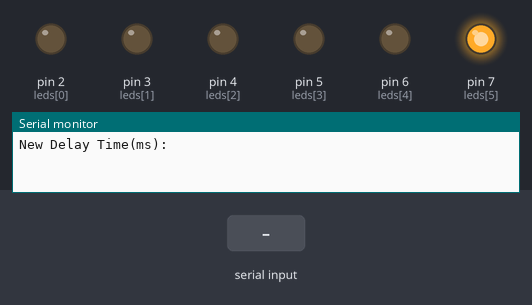
Bench run of a sketch on a simulated Arduino Uno, built with avr-gcc and run on an emulated ATmega328P. On the bench: output pins drawn as LEDs (lit = HIGH), the last lines printed to the serial monitor. Dashed ring = blinking. Inputs (shaded band) come from the test bench.

Above: at 1.2 s.
1.3 s: "30,150\n" received over Serial
At 2.67 s:
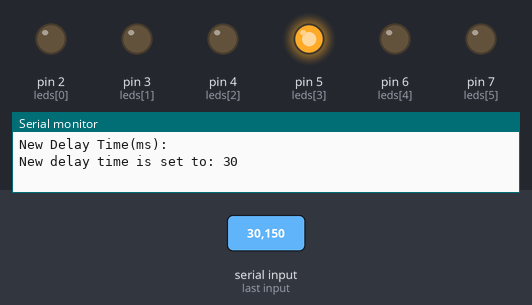
4.3 s: "90,45\n" received over Serial
At 5.64 s:
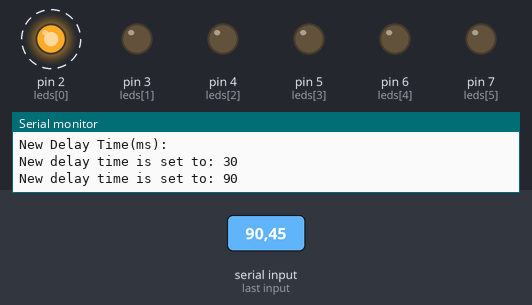
7.3 s: "5\n" received over Serial
At 8.21 s:
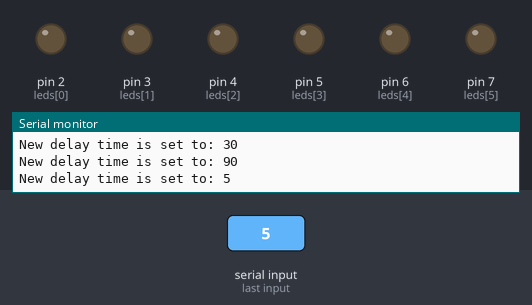
Timing chart, 0 to 16.3 s (numbered marks = the images above; inputs shaded):
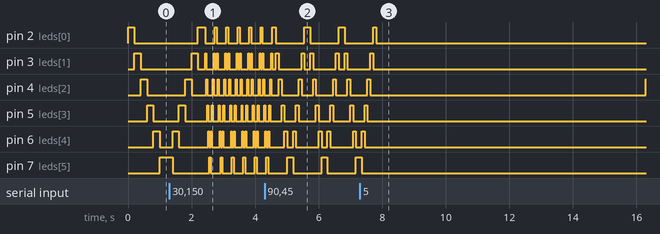

The sketch:

Ard-Seq-Led.ino
```cpp
int leds[] = {2, 3, 4, 5, 6, 7};
int delay_time = 200;
void setup() {
  for(int i = 0; i < 6; i++){
    pinMode(leds[i], OUTPUT);
  }

  Serial.begin(9600);
  Serial.println("New Delay Time(ms): ");
}

void loop() {
  if(Serial.available() > 0){
    int new_delay_time = Serial.parseInt();

    if(new_delay_time > 0){
      delay_time = new_delay_time;
      Serial.print("New delay time is set to: ");
      Serial.println(delay_time);
    }

    while(Serial.available() > 0){
      Serial.read();
    }
  }

  for(int i = 0; i < 6; i++){
    digitalWrite(leds[i], HIGH);
    delay(delay_time);
    digitalWrite(leds[i], LOW);
  }
  for(int j = 5; j > -1; j--){
    digitalWrite(leds[j], HIGH);
    delay(delay_time);
    digitalWrite(leds[j], LOW);
  }
}
```

Measured:
- after the input at 4.3 s, pin 2 (leds[0]): alternates HIGH for 0.18 s and LOW for 0.90 s, starting after 0.35 s
- after the input at 7.3 s, pin 3 (leds[1]): goes on until 7.7 s, then stays LOW; pin 5 (leds[3]): goes on until 7.5 s, then stays LOW; pin 6 (leds[4]), pin 7 (leds[5]): goes on until 7.4 s, then stays LOW
- by itself, pin 2 (leds[0]): repeats every 0.36 s: LOW 0.30 s, HIGH 0.06 s
- by itself, pin 3 (leds[1]): moves between LOW and HIGH, repeating every 1.1 s
